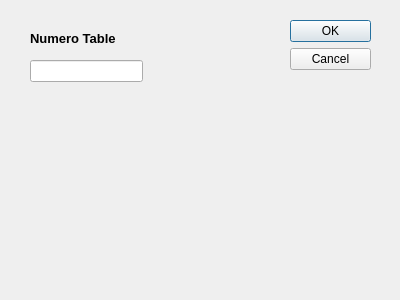
<?xml version="1.0" encoding="UTF-8"?>
<ui version="4.0">
 <class>supprimertab</class>
 <widget class="QDialog" name="supprimertab">
  <property name="geometry">
   <rect>
    <x>0</x>
    <y>0</y>
    <width>400</width>
    <height>300</height>
   </rect>
  </property>
  <property name="windowTitle">
   <string>Dialog</string>
  </property>
  <widget class="QDialogButtonBox" name="buttonBox">
   <property name="geometry">
    <rect>
     <x>290</x>
     <y>20</y>
     <width>81</width>
     <height>241</height>
    </rect>
   </property>
   <property name="orientation">
    <enum>Qt::Vertical</enum>
   </property>
   <property name="standardButtons">
    <set>QDialogButtonBox::Cancel|QDialogButtonBox::Ok</set>
   </property>
  </widget>
  <widget class="QLineEdit" name="lineEdit_numero">
   <property name="geometry">
    <rect>
     <x>30</x>
     <y>60</y>
     <width>113</width>
     <height>22</height>
    </rect>
   </property>
  </widget>
  <widget class="QLabel" name="label">
   <property name="geometry">
    <rect>
     <x>30</x>
     <y>30</y>
     <width>121</width>
     <height>16</height>
    </rect>
   </property>
   <property name="font">
    <font>
     <family>MS Shell Dlg 2</family>
     <pointsize>10</pointsize>
     <weight>75</weight>
     <bold>true</bold>
    </font>
   </property>
   <property name="text">
    <string>Numero Table</string>
   </property>
  </widget>
 </widget>
 <resources/>
 <connections>
  <connection>
   <sender>buttonBox</sender>
   <signal>accepted()</signal>
   <receiver>supprimertab</receiver>
   <slot>accept()</slot>
   <hints>
    <hint type="sourcelabel">
     <x>248</x>
     <y>254</y>
    </hint>
    <hint type="destinationlabel">
     <x>157</x>
     <y>274</y>
    </hint>
   </hints>
  </connection>
  <connection>
   <sender>buttonBox</sender>
   <signal>rejected()</signal>
   <receiver>supprimertab</receiver>
   <slot>reject()</slot>
   <hints>
    <hint type="sourcelabel">
     <x>316</x>
     <y>260</y>
    </hint>
    <hint type="destinationlabel">
     <x>286</x>
     <y>274</y>
    </hint>
   </hints>
  </connection>
 </connections>
</ui>
